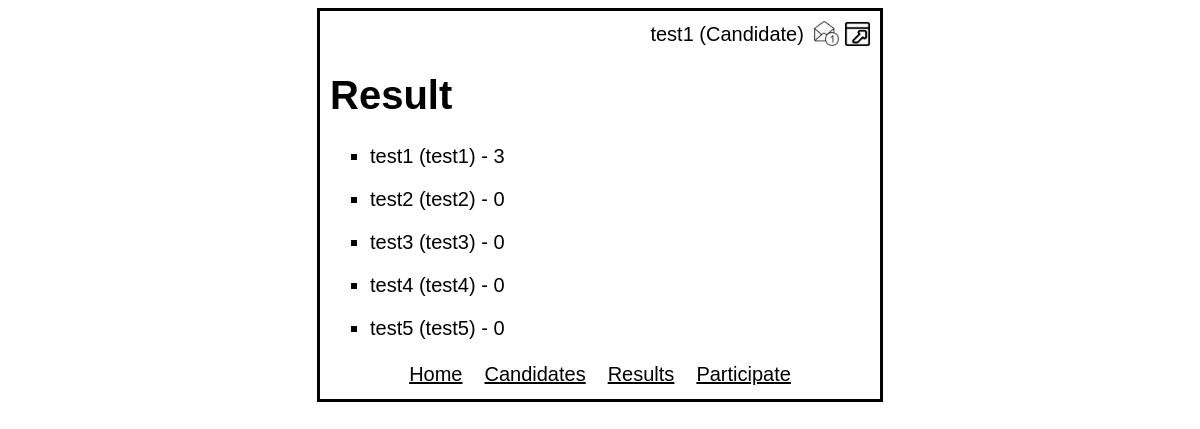
Page /results/ (signed in) on the committed database.
### poll/models.py (models this page shows)
class User(AbstractUser):
    checked_by_moderator = models.BooleanField(default=False)
    ELECTOR = 1
    CANDIDATE = 2
    MODERATOR = 3
    ROLE_CHOICES = (
        (ELECTOR, 'Elector'),
        (CANDIDATE, 'Candidate'),
        (MODERATOR, 'Moderator'),
    )
    role = models.PositiveSmallIntegerField(choices=ROLE_CHOICES, blank=True, null=True)

class Candidate(models.Model):
    name = models.CharField(max_length=50)
    email = models.CharField(max_length=50)
    author = models.CharField(max_length=50)
    fraction = models.CharField(max_length=20)
    biography = models.TextField()
    targets = models.CharField(max_length=1000)
    telephone = models.CharField(max_length=20)
    votes = models.IntegerField(default=0)
    refusal_reason = models.TextField(default='')
    moderated = models.BooleanField(default=False)
    avatar = models.ImageField(default='default-avatar.jpeg', null=True, blank=True)

### poll/decorators.py (the view, shortened to what this page needs)
        def wrapper_func(request, *args, **kwargs):
            if request.user.is_superuser:
                return view_func(request, *args, **kwargs)
            role = request.user.ROLE_CHOICES[request.user.role - 1][1]
            if role == 'Moderator':
                if not (role in allowed_roles):
                    return redirect('poll:moderator-hello')
                else:
                    return view_func(request, *args, **kwargs)
            if not (role in allowed_roles):
                return redirect('poll:notice-access-is-forbidden')
            current_url = resolve(request.path_info).url_name
            if current_url in ['moderator-candidates', 'moderator-detail']:
                return redirect('poll:notice-access-is-forbidden')
            if role == 'Elector':
                is_user_voted = request.user.groups.exists()
                if is_user_voted == True and is_voted_allowed == False:
                    return redirect('poll:notice-access-is-forbidden')
                else:
                    return view_func(request, *args, **kwargs)
            if role == 'Candidate':
                groups_amount = len(request.user.groups.all())
                if groups_amount == 2:
                    is_candidate_group_allowed = False
                    if allowed_candidate_statuses[0] == 'all':
                        is_candidate_group_allowed = True
                    else:
                        candidate_status = request.user.groups.all()[0].name
                        if candidate_status == 'Voted':
                            candidate_status = request.user.groups.all()[1].name
                        if candidate_status in allowed_candidate_statuses:
                            is_candidate_group_allowed = True
                    if is_candidate_group_allowed and is_voted_allowed:
                        return view_func(request, *args, **kwargs)
                    else:
                        return redirect('poll:notice-access-is-forbidden')

### poll/views.py (called while the page is built)
@login_required(login_url='poll:login')
@allowed_users(['Elector', 'Candidate', 'Moderator'], ['all'])
def candidates(request, **kwargs):
    context = standard_context(request)
    candidates_list = Candidate.objects.order_by('name')
    context['candidates_list'] = candidates_list
    template = kwargs['template_name']
    return render(request, template, context)

def is_user_voted(request):
    if not request.user.groups.exists():
        return False
    current_group = request.user.groups.all()[0]
    if current_group.name == 'Voted':
        return True

def get_users_candidate_status(user):
    current_status = user.groups.all()[0]
    if current_status.name == 'Voted':
        current_status = user.groups.all()[1]
    return current_status

def standard_context(request):
    context = {
        'username': request.user.username,
    }
    if request.user.is_superuser:
        context['role'] = 'Admin'
    else:
        context['role'] = request.user.ROLE_CHOICES[request.user.role - 1][1]
    if is_user_voted(request):
        context['voted'] = True
    if context['role'] == 'Candidate':
        context['candidate_status'] = get_users_candidate_status(request.user).name
        context['checked_by_moderator'] = request.user.checked_by_moderator
    return context

### poll/templates/poll/results.html (shortened to what this page needs)
{% load static %}
<!DOCTYPE html>
<html lang="en">
<head>
    {% include 'poll/include-head.html' %}
</head>
<body class="other-pages standard-font">
    <div class="container standard-container">
        {% include 'poll/include-menu.html' %}
        <h1>Result</h1>
        {% for candidate in candidates_list %}
            <ul>
                <li>{{ candidate.name }} ({{ candidate.fraction }}) - {{ candidate.votes }}</li>
            </ul>
        {% endfor %}
        {% include 'poll/include-standard-navbar.html' %}
    </div>
</body>
</html>

### poll/templates/poll/include-head.html (shortened to what this page needs)
{% load static %}
<link rel="stylesheet" type="text/css" href="{% static 'poll/style.css' %}">

### poll/templates/poll/include-menu.html
{% load static %}
<div class="up-right-corner">
    <span class="user-data">{{ username }} ({{ role }})</span>
    <span class="icon-img">
        {% if checked_by_moderator %}
            <a href="{% url 'poll:notifications' %}" title="Notifications" class="not-underlined">
                <img src="{% static 'poll/images/notification.png' %}" alt="Notification">
            </a>
        {% endif %}
        <a href="{% url 'poll:logout' %}" title="Logout" class="not-underlined">
            <img src="{% static 'poll/images/logout.png' %}" alt="Logout image">
        </a>
    </span>
</div>

### poll/templates/poll/include-standard-navbar.html
<table class="center">
    <tr>
        <td class="wide-td"><a href="{% url 'poll:hello' %}">Home</a></td>
        <td class="wide-td"><a href="{% url 'poll:candidates' %}">Candidates</a></td>
        {% if not voted %}
            <td class="wide-td"><a href="{% url 'poll:choice' %}">Make a Choice</a></td>
        {% else %}
            <td class="wide-td"><a href="{% url 'poll:results' %}">Results</a></td>
        {% endif %}
        {% if candidate_status == 'Application Process' %}
            <td class="wide-td"><a href="{% url 'poll:create-participate-form' %}">Participate</a></td>
        {% elif candidate_status == 'Application Draft' %}
            <td class="wide-td"><a href="{% url 'poll:update-participate-form' username %}">Participate</a></td>
        {% elif candidate_status == 'Application Final' %}
            <td class="wide-td"><a href="{% url 'poll:participate-sent' %}">Participate</a></td>
        {% else %}
            <td class="wide-td"><a href="{% url 'poll:participate-warning-change-status' %}">Participate</a></td>
        {% endif %}
    </tr>
</table>

### poll/static/poll/style.css (style rules this page uses)
body.other-pages { font-size: 20px; }
.standard-font { font-family: "Arial"; }
.container { margin: 0 auto; padding: 10px; border: solid black; }
.standard-container { width: 540px; }
.up-right-corner { text-align: right; }
.center { margin-right: auto; margin-left: auto; }
a { color: black; }
a.not-underlined { text-decoration: none; }
.wide-td { padding-left: 10px; padding-right: 10px; }
.icon-img img { width: 25px; vertical-align: bottom; }
ul li { list-style: square; }
.user-data { margin-right: 5px; }

### rows in the picture
User: username "test1"
Candidate: name "test1", fraction "test1", votes "3"
Candidate: name "test2", fraction "test2", votes "0"
Candidate: name "test3", fraction "test3", votes "0"
Candidate: name "test4", fraction "test4", votes "0"
Candidate: name "test5", fraction "test5", votes "0"

### other values in the picture
{{ role }} "Candidate"
